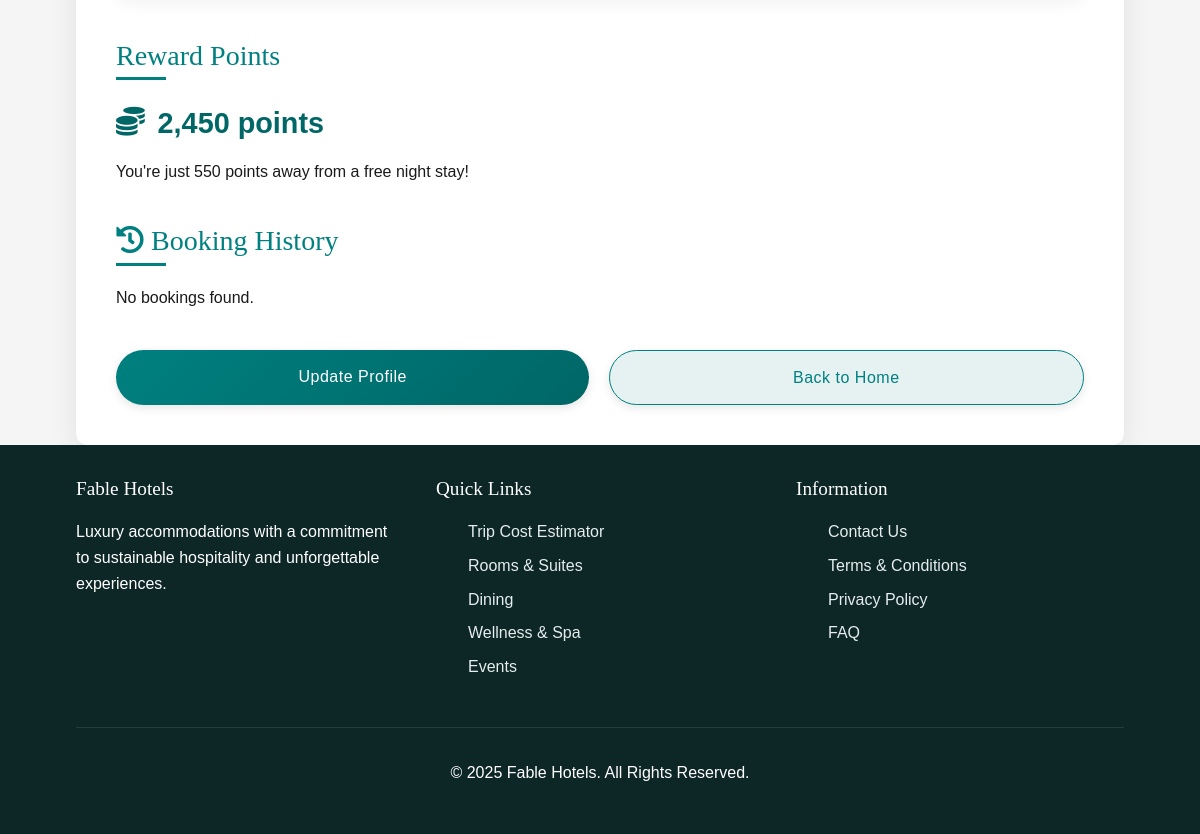
Before: /AuthApp/profile/ (signed in, lower part) with the older database file.
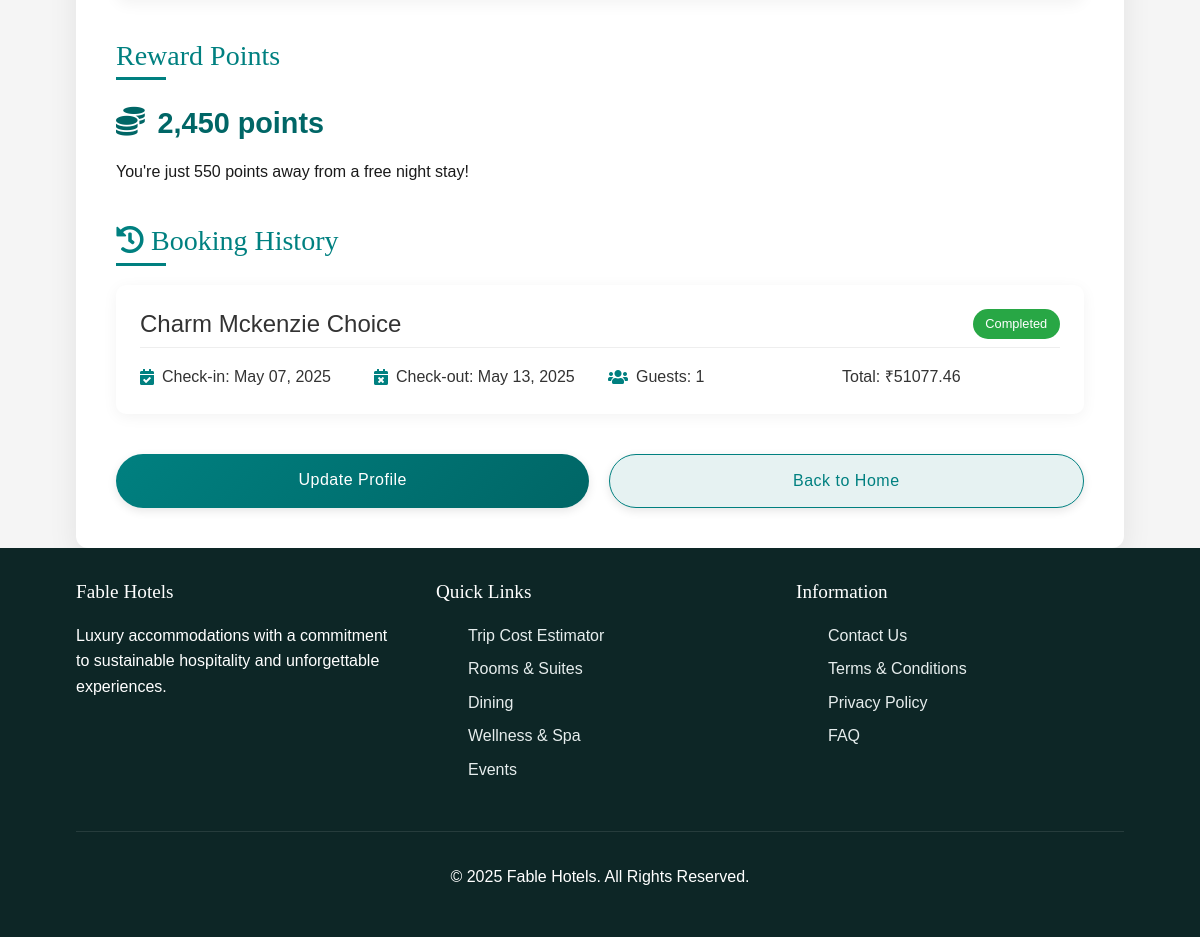
After: the same page with the newer database file.
### HotelApp/models.py (models this page shows, shortened)
class Booking(models.Model):
    hotel_name = models.ForeignKey(Hotel, on_delete=models.CASCADE)
    user = models.ForeignKey(settings.AUTH_USER_MODEL, on_delete=models.CASCADE)  # Add this line
    check_in = models.DateField()
    check_out = models.DateField()
    guests = models.IntegerField()
    total_price = models.FloatField(default=0.0)  # Add this field to store the calculated price

class Hotel(models.Model):
    CATEGORIES = [
        ('amazing', 'Amazing'),
        ('beach', 'Beach'),
        ('luxury', 'Luxury'),
        ('countryside', 'Countryside'),
        ('spa', 'Spa and Wellness'),
        ('all', 'All Inclusive'),
        ('amazing-views', 'Amazing Views'),
        ('boutique', 'Boutique'),
        ('lakefront', 'Lakefront'),
        ('beachfront', 'Beachfront'),
        ('design', 'Design'),
        ('golf', 'Golf'),
    ]
    hotel_name = models.CharField(primary_key=True, max_length=20, unique=True)
    location = models.CharField(max_length=50)
    price = models.FloatField()
    guests = models.IntegerField()
    category = models.CharField(
        max_length=20,
        choices=CATEGORIES,
        default='amazing'
    )
    slug = models.SlugField(unique=True, max_length=50, null=True, blank=True)
    image1_url = models.URLField(blank=True, null=True)
    image2_url = models.URLField(blank=True, null=True)
    image3_url = models.URLField(blank=True, null=True)
    image4_url = models.URLField(blank=True, null=True)
    image5_url = models.URLField(blank=True, null=True)

### AuthApp/views.py (the view)
# urls.py: path('profile/', views.view_profile, name='view_profile'),
@login_required(login_url='login')
def view_profile(request):
    bookings = Booking.objects.filter(user=request.user).order_by('-check_in')
    return render(request, 'profile.html', {
        'user': request.user,
        'bookings': bookings  # Pass bookings to template
    })

### MainApp/templates/profile.html (shortened to what this page needs)
{% extends 'base2.html' %}
{% block main_block %}
<div class="container">
    <div class="profile-card">
        <div class="profile-content">
            <div class="rewards-section">
                <h3>Reward Points</h3>
                <div class="rewards-points">
                    <i class="fas fa-coins"></i>
                    <span>2,450 points</span>
                </div>
                <p>You're just 550 points away from a free night stay!</p>
            </div>
            <div class="booking-history-section">
                <h3><i class="fas fa-history"></i> Booking History</h3>
                {% if bookings %}
                <div class="booking-list">
                    {% for booking in bookings %}
                    <div class="booking-item">
                        <div class="booking-header">
                            <h4>{{ booking.hotel_name.hotel_name }}</h4>
                            <span class="booking-status">Completed</span>
                        </div>
                        <div class="booking-details">
                            <div>
                                <i class="fas fa-calendar-check"></i>
                                <span>Check-in: {{ booking.check_in|date:"M d, Y" }}</span>
                            </div>
                            <div>
                                <i class="fas fa-calendar-times"></i>
                                <span>Check-out: {{ booking.check_out|date:"M d, Y" }}</span>
                            </div>
                            <div>
                                <i class="fas fa-users"></i>
                                <span>Guests: {{ booking.guests }}</span>
                            </div>
                            <div>
                                <span>Total: ₹{{ booking.total_price }}</span>
                            </div>
                        </div>
                    </div>
                    {% endfor %}
                </div>
                {% else %}
                <p>No bookings found.</p>
                {% endif %}
            </div>
            <div class="action-buttons">
                <a href="{% url 'edit_profile' %}" class="btn btn-primary" data-bs-toggle="modal"
                    data-bs-target="#updateProfileModal">Update
                    Profile</a>
                <a href="{% url 'hotel_list' %}" class="btn btn-secondary">Back to Home</a>
            </div>
        </div>
    </div>
</div>
{% endblock %}

### MainApp/templates/base2.html (shortened to what this page needs)
<!DOCTYPE html>
{% load static %}
<html lang="en">
<head>
    <link rel="stylesheet" href="https://cdnjs.cloudflare.com/ajax/libs/font-awesome/6.4.0/css/all.min.css">
    <link rel="stylesheet" href="https://cdnjs.cloudflare.com/ajax/libs/bootstrap/5.3.0/css/bootstrap.min.css">
        <link rel="stylesheet" href="https://cdnjs.cloudflare.com/ajax/libs/font-awesome/5.15.4/css/all.min.css">
</head>
<body>
    <main>
        {% block main_block %}
        {% endblock %}
    </main>
    <footer>
        <div class="container">
            <div class="footer-content">
                <div class="footer-column">
                    <h3>Fable Hotels</h3>
                    <p>Luxury accommodations with a commitment to sustainable hospitality and unforgettable experiences.
                    </p>
                </div>
                <div class="footer-column">
                    <h3>Quick Links</h3>
                    <ul>
                        <li><a href="{% url 'cost_estimator' %}">Trip Cost Estimator</a></li>
                        <li><a href="{% url 'home' %}">Rooms & Suites</a></li>
                        <li><a href="{% url 'home' %}">Dining</a></li>
                        <li><a href="{% url 'home' %}">Wellness & Spa</a></li>
                        <li><a href="{% url 'home' %}">Events</a></li>
                    </ul>
                </div>
                <div class="footer-column">
                    <h3>Information</h3>
                    <ul>
                        <li><a href="{% url 'contact' %}">Contact Us</a></li>
                        <li><a href="{% url 'term' %}">Terms & Conditions</a></li>
                        <li><a href="{% url 'term' %}">Privacy Policy</a></li>
                        <li><a href="{% url 'help' %}">FAQ</a></li>
                    </ul>
                </div>
            </div>
            <div class="copyright">
                <p>&copy; 2025 Fable Hotels. All Rights Reserved.</p>
            </div>
        </div>
    </footer>
</body>
</html>

### MainApp/templates/profile.html (style rules this page uses)
:root { --primary-color: #008080; --secondary-color: #006666; --accent-color: #e6f2f2; --text-color: #333333; --light-text: #f5f5f5; --animation-timing: 0.5s; }
h1, h2, h3 { font-family: 'Playfair Display', serif; }
.container { max-width: 600px; margin: 2rem auto; padding: 0 1rem; animation: fadeIn 1s ease-out; }
.profile-card { background-color: white; border-radius: 12px; box-shadow: 0 10px 30px rgba(0, 0, 0, 0.08); overflow: hidden; transition: transform var(--animation-timing), box-shadow var(--animation-timing); margin-top: 60px; }
.booking-history-section { margin-top: 2.5rem; animation: fadeIn 1s ease-out; }
.booking-history-section h3 { color: var(--primary-color); margin-bottom: 1.2rem; position: relative; padding-bottom: 0.5rem; }
.booking-history-section h3:after { content: ''; position: absolute; bottom: 0; left: 0; width: 50px; height: 3px; background-color: var(--primary-color); transition: width 0.3s ease; }
.booking-list { display: grid; gap: 1.5rem; }
.booking-item { background-color: white; border-radius: 10px; padding: 1.5rem; box-shadow: 0 3px 15px rgba(0, 0, 0, 0.05); transition: transform 0.3s ease, box-shadow 0.3s ease; }
.booking-header { display: flex; justify-content: space-between; align-items: center; margin-bottom: 1rem; padding-bottom: 0.5rem; border-bottom: 1px solid #eee; }
.booking-header h4 { margin: 0; color: var(--text-color); }
.booking-status { background-color: #28a745; color: white; padding: 0.3rem 0.8rem; border-radius: 20px; font-size: 0.8rem; font-weight: 500; }
.booking-details { display: grid; grid-template-columns: repeat(auto-fit, minmax(150px, 1fr)); gap: 1rem; }
.booking-details div { display: flex; align-items: center; gap: 0.5rem; color: var(--text-color); }
.booking-details i { color: var(--primary-color); }
.profile-content { padding: 2.5rem; }
.rewards-section h3 { color: var(--primary-color); margin-bottom: 1.2rem; position: relative; padding-bottom: 0.5rem; }
.rewards-section h3:after { content: ''; position: absolute; bottom: 0; left: 0; width: 50px; height: 3px; background-color: var(--primary-color); transition: width 0.3s ease; }
.rewards-points { display: flex; align-items: center; gap: 0.8rem; font-size: 1.8rem; font-weight: 600; color: var(--secondary-color); margin-bottom: 0.8rem; }
.rewards-points i { animation: spin 4s linear infinite; }
.action-buttons { display: flex; flex-wrap: wrap; gap: 1.2rem; margin-top: 2.5rem; }
.btn { display: inline-block; padding: 0.9rem 1.5rem; border-radius: 50px; text-decoration: none; font-weight: 500; transition: all 0.3s ease; text-align: center; flex: 1; min-width: 140px; position: relative; overflow: hidden; letter-spacing: 0.5px; box-shadow: 0 3px 10px rgba(0, 0, 0, 0.1); z-index: 1; }
.btn::before { content: ''; position: absolute; top: 0; left: -100%; width: 100%; height: 100%; background: linear-gradient(90deg, transparent, rgba(255, 255, 255, 0.2), transparent); transition: 0.5s; z-index: -1; }
.btn-primary { background: linear-gradient(135deg, var(--primary-color), var(--secondary-color)); color: white; border: none; }
.btn-secondary { background-color: var(--accent-color); color: var(--primary-color); border: 1px solid var(--primary-color); }

### MainApp/templates/base2.html (style rules this page uses)
:root { --primary-teal: #1a4d4d; --light-teal: #e6eded; --dark-teal: #0d2626; --accent-teal: #2c7a7a; --text-dark: #1a1a1a; --text-light: #ffffff; }
* { margin: 0; padding: 0; box-sizing: border-box; font-family: 'Arial', sans-serif; }
body { background-color: #f5f5f5; color: var(--text-dark); line-height: 1.6; }
.container { width: 90%; max-width: 1200px; margin: 0 auto; }
footer { background-color: var(--dark-teal); color: var(--text-light); padding: 2rem 0; }
.footer-content { display: grid; grid-template-columns: repeat(auto-fit, minmax(200px, 1fr)); gap: 2rem; }
.footer-column h3 { margin-bottom: 1.2rem; font-size: 1.2rem; }
.footer-column ul { list-style: none; }
.footer-column ul li { margin-bottom: 0.5rem; }
.footer-column ul li a { color: var(--light-teal); text-decoration: none; transition: color 0.3s; }
.copyright { text-align: center; padding-top: 2rem; margin-top: 2rem; border-top: 1px solid rgba(255, 255, 255, 0.1); }

Changed rows visible on the page:
added Booking: hotel_name.hotel_name "Charm Mckenzie Choice", check_in "May 07, 2025", check_out "May 13, 2025", guests "1", total_price "51077.46"
Other visible differences:
text no longer shown: "No bookings found."
